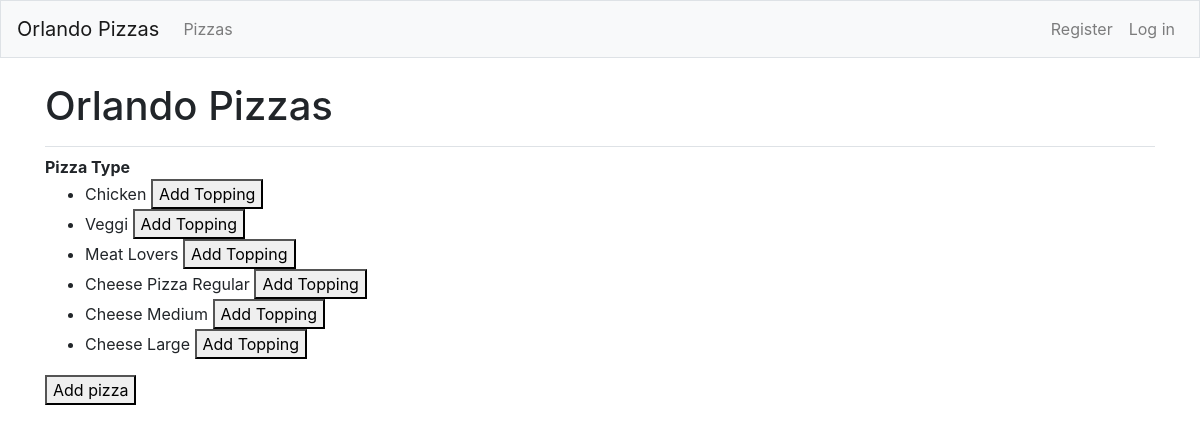
The app's page /pizza/ with its own data.
### orlando_pizzas/models.py (models this page shows)
class Pizza (models.Model):
    name = models.CharField(max_length=25)
    date_added = models.DateTimeField(auto_now=True)
    def __str__(self):
        return self.name

### orlando_pizzas/views.py (the view)
# urls.py: path('pizza/', views.getPizza, name='pizza'),
def getPizza(request):
    try:
        pizzas = Pizza.objects.order_by('date_added')
        context = {'pizzas': pizzas}
        print(f'Pizza .... {pizzas}')
        shortcut =render(request, 'orlando_pizzas/pizza.html', context)
    except Exception:
        shortcut = render(request, 'orlando_pizzas/errors.html')
    return shortcut

### orlando_pizzas/templates/orlando_pizzas/pizza.html (shortened to what this page needs)
{% extends "orlando_pizzas/base.html" %}
{% block page_header %}
     <h1>Orlando Pizzas</h1>
{% endblock page_header %}
{% block content %}
<b>Pizza Type</b>
<ul>
    {% for pizza in pizzas %}
        <li>
                <form action="{% url 'orlando_pizzas:new_topping' pizza.id %}"  method='post'>
                    {{pizza}}
                    <button name="submit_topping" >Add Topping</button>
                </form>
        </li>
    {% endfor %}
</ul>
<form action="{% url 'orlando_pizzas:new_pizza' %}" method='post'>
        <button name="submit">Add pizza</button>
 </form>
{% endblock content %}

### records on screen
Pizza: name "Chicken"
Pizza: name "Veggi"
Pizza: name "Meat Lovers"
Pizza: name "Cheese Pizza Regular"
Pizza: name "Cheese Medium"
Pizza: name "Cheese Large"
